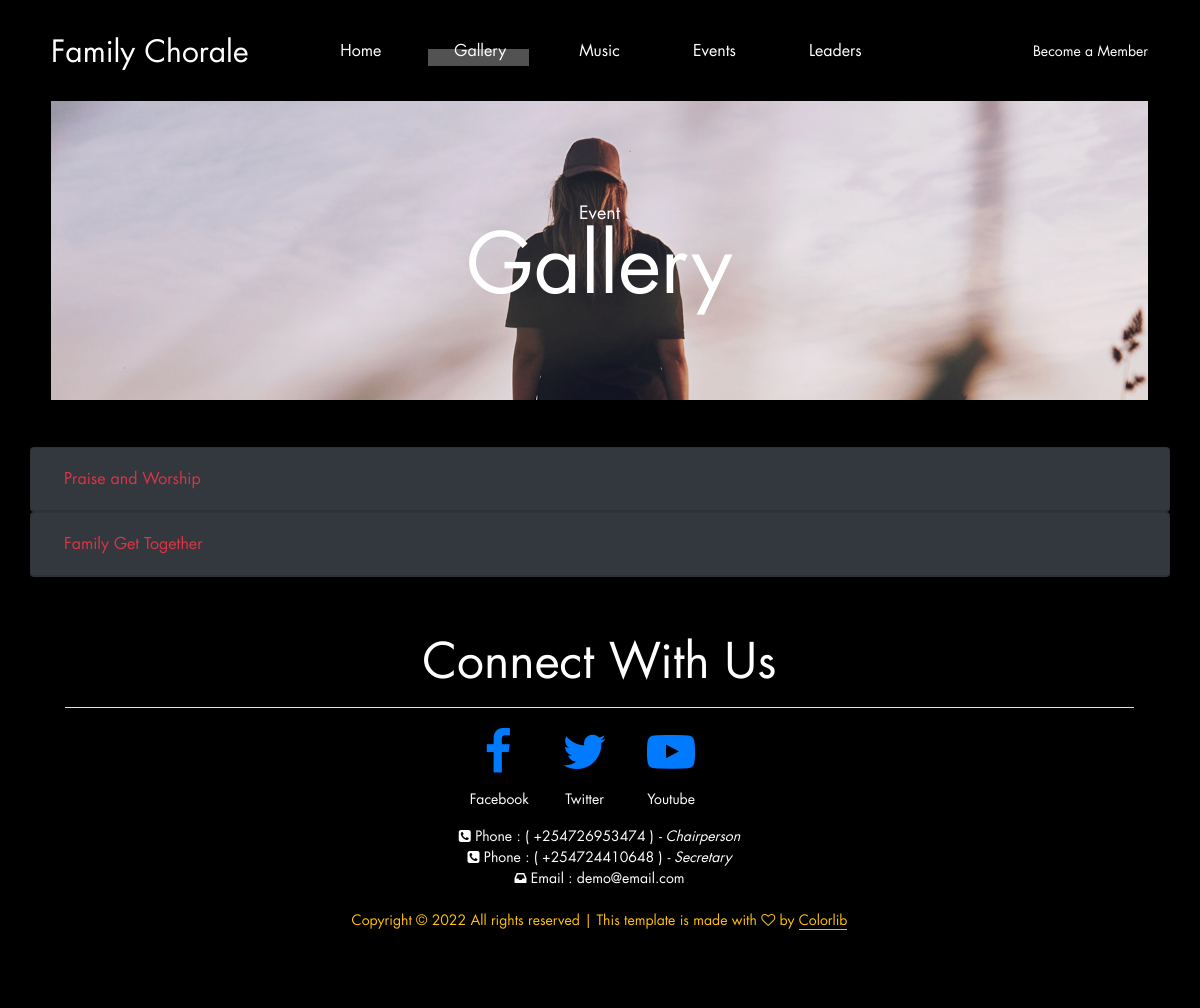
The app's page /family-chorale/gallery/, older data.
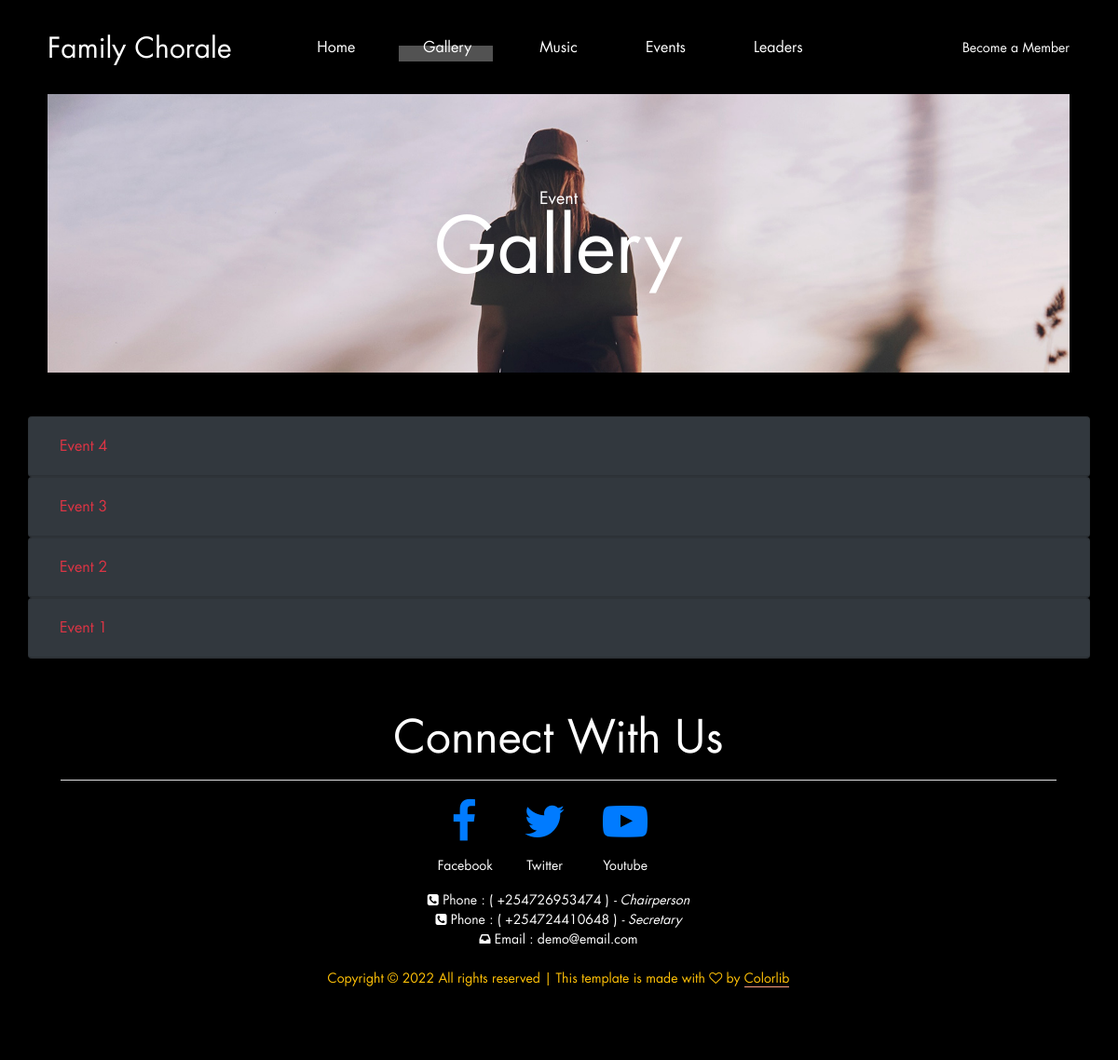
The same page, newer data.
### family_chorale/models.py (models this page shows, shortened)
class Event(models.Model):
    title = models.CharField(max_length=200,unique=True)
    poster = models.ImageField(
        upload_to='posters/', default='posters/default.jpeg',validators=[validate_pic_size])
    description = models.TextField()
    date = models.DateField()
    start_time = models.TimeField(null=True)
    stop_time = models.TimeField(null=True)
    location = models.CharField(max_length=200, default='Kisumu')
    def __str__(self) -> str:
        return self.title
    class Meta:
        ordering = ['-date']

### family_chorale/views.py (the view)
# urls.py: path('gallery/',views.gallery,name='gallery'),
def gallery(request):
    gallery = Gallery.objects.order_by('event')
    context = {
        'gallery_list': gallery,
    }
    return render(request, 'family_chorale/gallery_list.html', context=context)

### family_chorale/templates/family_chorale/gallery_list.html (shortened to what this page needs)
{%extends 'base.html'%}
{%load static%}
{%block link%}
<link rel="stylesheet" type="text/css" href="{%static 'styles/about.css'%}">
<link rel="stylesheet" type="text/css" href="{%static 'styles/about_responsive.css'%}">
{%endblock%}
{%block header%}
        <header class="header">
            <div class="header_content d-flex flex-row align-items-center justify-content-center">
                <div class="logo"><a href="#">Family Chorale</a></div>
                <div class="log_reg">
                    <ul class="d-flex flex-row align-items-start justify-content-start">
                        <li><a href="{%url 'member-add'%}">Become a Member</a></li>
                    </ul>
                </div>
                <nav class="main_nav">
                    <ul class="d-flex flex-row align-items-start justify-content-start">
                        <li><a href="{%url 'index'%}">Home</a></li>
                        <li  class="active"><a href="{%url 'gallery'%}">Gallery</a></li>
                        <li><a href="{%url 'music'%}">Music</a></li>
                        <li><a href="{%url 'events'%}">Events</a></li>
                        <li><a href="{%url 'leaders'%}">Leaders</a></li>
                    </ul>
                </nav>
            </div>
        </header>
        {%endblock%}
{%block home%}
<div class="home">
	<div class="home_inner">
		<div class="parallax_background parallax-window" data-parallax="scroll" data-image-src="{%static 'images/about.jpg'%}"
			data-speed="0.8"></div>
		<div class="home_container">
			<div class="home_content text-center">
				<div class="home_subtitle">Event</div>
				<div class="home_title">Gallery</div>
			</div>
		</div>
	</div>
</div>
{%endblock%}
{%block main%}
<br>
<br>
<div class="container">
	{%if gallery_list%}
	{%regroup gallery_list by event as gallery%}
	<div id="accordion">
		<br>
		{%for event in gallery%}
		<div class="card bg-dark">
			<div class="card-header" id="heading{{event.grouper.id}}">
				<h5 class="mb-0">
					<button class="btn btn-link text-danger" data-toggle="collapse"
						data-target="#event{{event.grouper.id}}" aria-expanded="true"
						aria-controls="event{{event.grouper.id}}">
						{{event.grouper}}
					</button>
				</h5>
			</div>
		</div>
		{%endfor%}
	</div>
	{%endif%}
</div>
{%endblock%}

Row changes from the older to the newer data that the page shows:
removed Event: grouper "Praise and Worship"
removed Event: grouper "Family Get Together"
added Event: grouper "Event 4"
added Event: grouper "Event 3"
added Event: grouper "Event 2"
added Event: grouper "Event 1"
